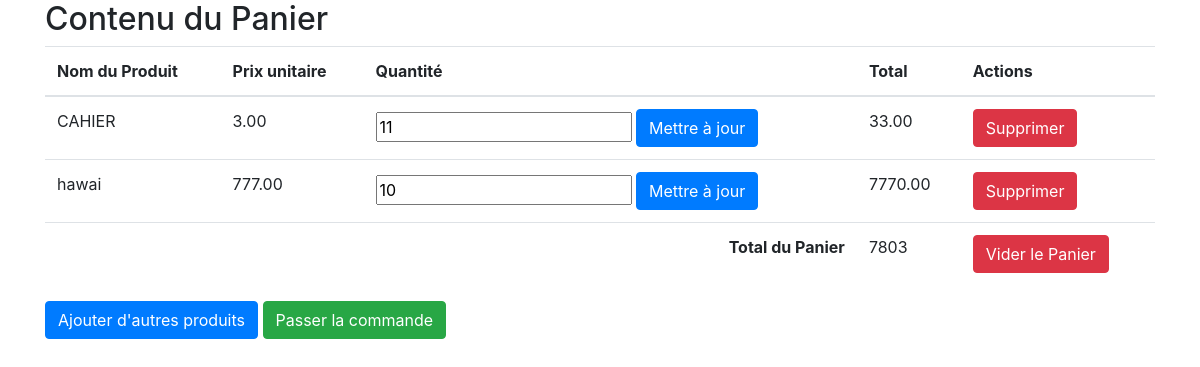
Screenshot of /Consulter_panier.php (signed in) with the database file from the repository.
### tables this page shows
CREATE TABLE IF NOT EXISTS `order_has_product` (
  `quantity` int NOT NULL,
  `price` decimal(5,2) NOT NULL,
  `order_id` bigint NOT NULL,
  `product_id` bigint NOT NULL,
  PRIMARY KEY (`product_id`,`order_id`),
  KEY `order_id` (`order_id`)
);

CREATE TABLE IF NOT EXISTS `product` (
  `id` bigint NOT NULL AUTO_INCREMENT,
  `name` varchar(20) NOT NULL,
  `quantity` int NOT NULL,
  `price` decimal(5,2) NOT NULL,
  `img_url` varchar(255) NOT NULL,
  `description` text NOT NULL,
  PRIMARY KEY (`id`)
);

### Consulter_panier.php (the view, shortened to what this page needs)
<?php
include('config.php');
if (isset($_SESSION['user_id'])) {
    $user_id = $_SESSION['user_id'];
    $sql = "SELECT o.order_id as order_id, p.id as product_id, p.name, p.price, p.description, o.quantity, o.quantity * p.price as total_price_produit
            FROM order_has_product as o
            INNER JOIN product as p ON o.product_id = p.id
            WHERE o.order_id = ?";
    $stmt = mysqli_prepare($conn, $sql);
    mysqli_stmt_bind_param($stmt, 'i', $user_id);
    mysqli_stmt_execute($stmt);
    $result = mysqli_stmt_get_result($stmt);
    $cartItems = mysqli_fetch_all($result, MYSQLI_ASSOC);
    $totalCartPrice = array_sum(array_column($cartItems, 'total_price_produit'));
}
?>
<!DOCTYPE html>
<html lang="en">
<head>
    <link rel="stylesheet" href="https://stackpath.bootstrapcdn.com/bootstrap/4.3.1/css/bootstrap.min.css">
</head>
<body>
    <div class="container">
        <h2>Contenu du Panier</h2>
        <?php if(isset($cartItems) && !empty($cartItems)) { ?>
            <form method="post" action="">
                <table class="table">
                    <thead>
                        <tr>
                            <th>Nom du Produit</th>
                            <th>Prix unitaire</th>
                            <th>Quantité</th>
                            <th>Total</th>
                            <th>Actions</th>
                        </tr>
                    </thead>
                    <tbody>
                        <?php foreach ($cartItems as $item) { ?>
                            <tr>
                                <td><?php echo $item['name']; ?></td>
                                <td><?php echo $item['price']; ?></td>
                                <td>
                                    <form method="post" action="">
                                        <input type="number" name="new_quantity" value="<?php echo $item['quantity']; ?>" min="1" required>
                                        <button type="submit" name="update_quantity" class="btn btn-primary">Mettre à jour</button>
                                    </form>
                                </td>
                                <td><?php echo $item['total_price_produit']; ?></td>
                                <td>
                                    <form method="post" action="">
                                        <button type="submit" name="delete_product" class="btn btn-danger">Supprimer</button>
                                    </form>
                                </td>
                            </tr>
                        <?php } ?>
                        <tr>
                            <td colspan="3" class="text-right"><strong>Total du Panier</strong></td>
                            <td><?php echo $totalCartPrice; ?></td>
                            <td>
                                <form method="post" action="">
                                    <button type="submit" name="clear_cart" class="btn btn-danger">Vider le Panier</button>
                                </form>
                            </td>
                        </tr>
                    </tbody>
                </table>
            </form>
        <?php } else { ?>
            <p>Votre panier est vide.</p>
        <?php } ?>
        <a href="Accueil_liste_produit.php" class="btn btn-primary">Ajouter d'autres produits</a>
        <a href="Confirmation_commande.php" class="btn btn-success">Passer la commande</a>
    </div>
</body>
</html>

### rows the page displays
order_has_product: product.name "CAHIER", product.price "3.00", new_quantity "11", total_price_produit "33.00"
order_has_product: product.name "hawai", product.price "777.00", new_quantity "10", total_price_produit "7770.00"

### other values shown
$totalCartPrice "7803"
